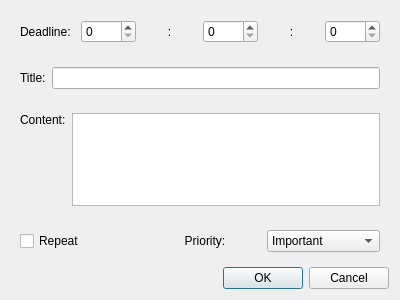
<?xml version="1.0" encoding="UTF-8"?>
<ui version="4.0">
 <class>InputDialog</class>
 <widget class="QDialog" name="InputDialog">
  <property name="geometry">
   <rect>
    <x>0</x>
    <y>0</y>
    <width>400</width>
    <height>300</height>
   </rect>
  </property>
  <property name="windowTitle">
   <string>Create Task</string>
  </property>
  <layout class="QVBoxLayout" name="verticalLayout">
   <item>
    <widget class="QWidget" name="widget" native="true">
     <layout class="QHBoxLayout" name="horizontalLayout">
      <item>
       <widget class="QLabel" name="label_Deadline">
        <property name="text">
         <string>Deadline:</string>
        </property>
       </widget>
      </item>
      <item>
       <widget class="QSpinBox" name="spinBox_DeadlineHour">
        <property name="maximum">
         <number>23</number>
        </property>
       </widget>
      </item>
      <item>
       <widget class="QLabel" name="label_Colon1">
        <property name="text">
         <string>:</string>
        </property>
        <property name="alignment">
         <set>Qt::AlignmentFlag::AlignCenter</set>
        </property>
       </widget>
      </item>
      <item>
       <widget class="QSpinBox" name="spinBox_DeadlineMinute">
        <property name="maximum">
         <number>59</number>
        </property>
       </widget>
      </item>
      <item>
       <widget class="QLabel" name="label_Colon2">
        <property name="text">
         <string>:</string>
        </property>
        <property name="alignment">
         <set>Qt::AlignmentFlag::AlignCenter</set>
        </property>
       </widget>
      </item>
      <item>
       <widget class="QSpinBox" name="spinBox_DeadlineSecond">
        <property name="maximum">
         <number>59</number>
        </property>
       </widget>
      </item>
     </layout>
    </widget>
   </item>
   <item>
    <widget class="QWidget" name="widget_2" native="true">
     <layout class="QHBoxLayout" name="horizontalLayout_2">
      <item>
       <widget class="QLabel" name="label_Title">
        <property name="text">
         <string>Title:</string>
        </property>
       </widget>
      </item>
      <item>
       <widget class="QLineEdit" name="lineEdit_Title"/>
      </item>
     </layout>
    </widget>
   </item>
   <item>
    <widget class="QWidget" name="widget_3" native="true">
     <layout class="QHBoxLayout" name="horizontalLayout_3">
      <item>
       <widget class="QLabel" name="label_Content">
        <property name="text">
         <string>Content:</string>
        </property>
        <property name="alignment">
         <set>Qt::AlignmentFlag::AlignLeading|Qt::AlignmentFlag::AlignLeft|Qt::AlignmentFlag::AlignTop</set>
        </property>
       </widget>
      </item>
      <item>
       <widget class="QTextEdit" name="textEdit"/>
      </item>
     </layout>
    </widget>
   </item>
   <item>
    <widget class="QWidget" name="widget_4" native="true">
     <layout class="QHBoxLayout" name="horizontalLayout_4">
      <item>
       <widget class="QCheckBox" name="checkBox_Repeat">
        <property name="text">
         <string>Repeat</string>
        </property>
       </widget>
      </item>
      <item>
       <spacer name="horizontalSpacer">
        <property name="orientation">
         <enum>Qt::Orientation::Horizontal</enum>
        </property>
        <property name="sizeType">
         <enum>QSizePolicy::Policy::Preferred</enum>
        </property>
        <property name="sizeHint" stdset="0">
         <size>
          <width>10</width>
          <height>20</height>
         </size>
        </property>
       </spacer>
      </item>
      <item>
       <widget class="QLabel" name="label_Priority">
        <property name="text">
         <string>Priority:</string>
        </property>
        <property name="alignment">
         <set>Qt::AlignmentFlag::AlignCenter</set>
        </property>
       </widget>
      </item>
      <item>
       <widget class="QComboBox" name="comboBox_Priority">
        <item>
         <property name="text">
          <string>Important</string>
         </property>
        </item>
        <item>
         <property name="text">
          <string>Normal</string>
         </property>
        </item>
        <item>
         <property name="text">
          <string>Casual</string>
         </property>
        </item>
       </widget>
      </item>
     </layout>
    </widget>
   </item>
   <item>
    <widget class="QDialogButtonBox" name="buttonBox">
     <property name="orientation">
      <enum>Qt::Orientation::Horizontal</enum>
     </property>
     <property name="standardButtons">
      <set>QDialogButtonBox::StandardButton::Cancel|QDialogButtonBox::StandardButton::Ok</set>
     </property>
    </widget>
   </item>
  </layout>
 </widget>
 <resources/>
 <connections>
  <connection>
   <sender>buttonBox</sender>
   <signal>accepted()</signal>
   <receiver>InputDialog</receiver>
   <slot>accept()</slot>
   <hints>
    <hint type="sourcelabel">
     <x>248</x>
     <y>254</y>
    </hint>
    <hint type="destinationlabel">
     <x>157</x>
     <y>274</y>
    </hint>
   </hints>
  </connection>
  <connection>
   <sender>buttonBox</sender>
   <signal>rejected()</signal>
   <receiver>InputDialog</receiver>
   <slot>reject()</slot>
   <hints>
    <hint type="sourcelabel">
     <x>316</x>
     <y>260</y>
    </hint>
    <hint type="destinationlabel">
     <x>286</x>
     <y>274</y>
    </hint>
   </hints>
  </connection>
 </connections>
</ui>
